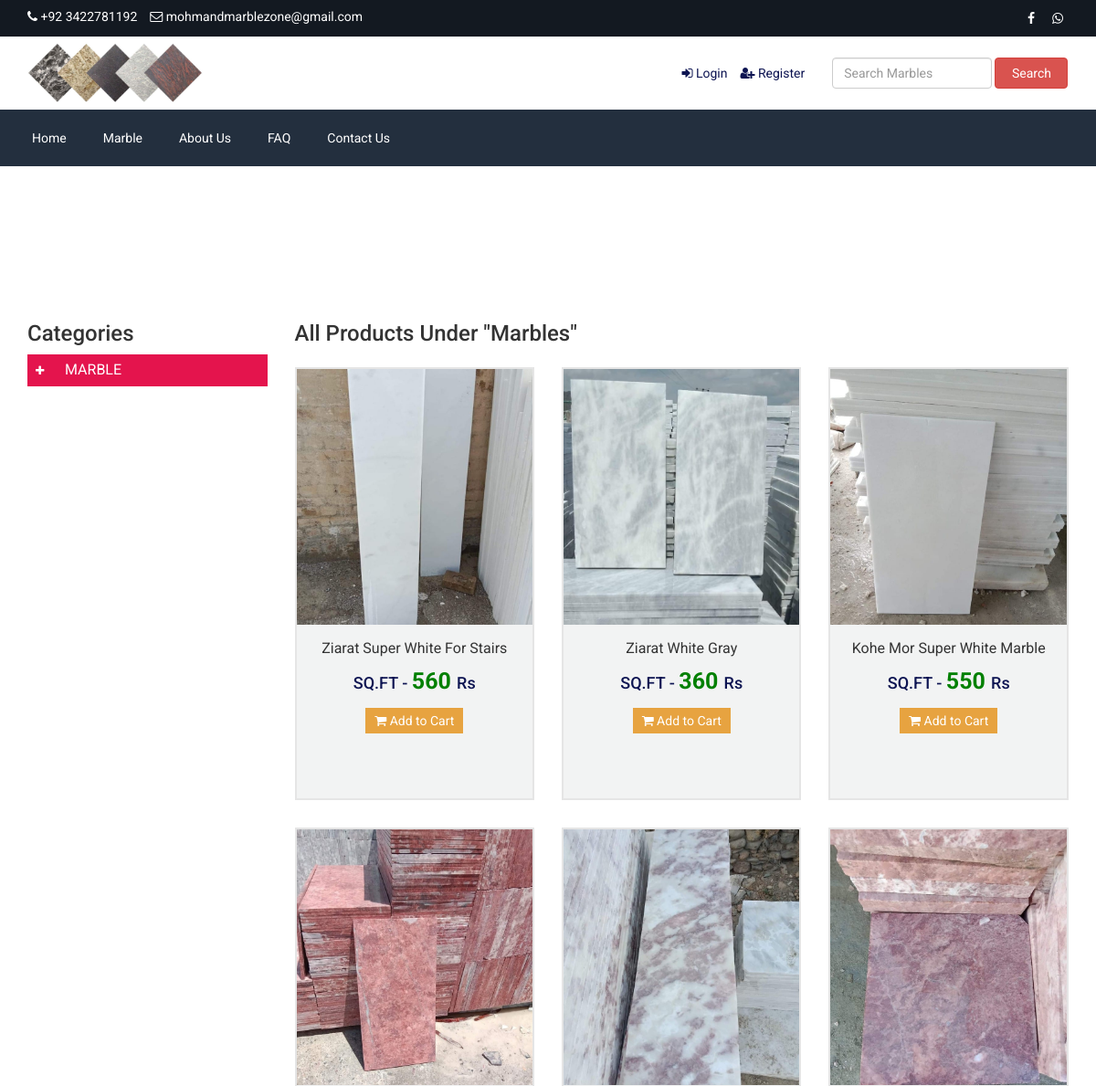
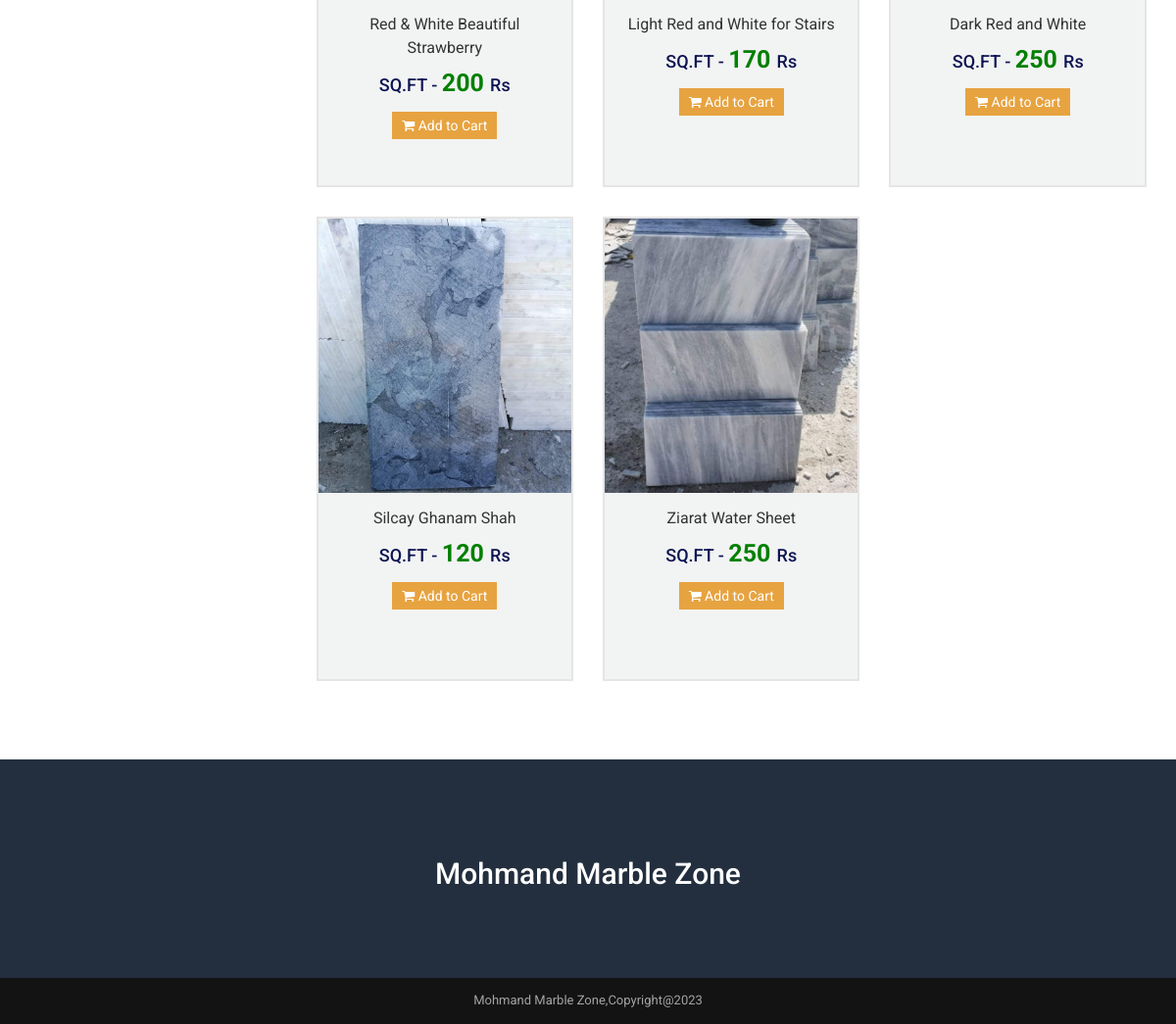
/search_product_category/19/, run on the app's committed database (2 pictures, top to bottom).
### customadmin/models.py (models this page shows, shortened)
class add_footer_contact(models.Model):
    footer_copyright = models.CharField(max_length=1000, null=True, blank=True)
    contact_address = models.TextField(null=True, blank=True)
    contact_email = models.EmailField(null=True, blank=True)
    contact_no = models.CharField(max_length=100, null=True, blank=True)
    map_iframe = models.TextField(null=True, blank=True)
    status = models.BooleanField(default=True)

class add_logo(models.Model):
    upload_logo = models.ImageField(upload_to='Media/website_images/')

class add_top_category(models.Model):
    top_category_name = models.CharField(max_length=120)
    show_top_menu = models.BooleanField(default=True)
    class Meta:
        verbose_name_plural = "1 - Add Top Category"

class add_product(models.Model):
    select_top_category = models.ForeignKey(add_top_category, on_delete = models.CASCADE)
    select_mid_category = models.ForeignKey(add_mid_category, on_delete = models.CASCADE)
    select_end_category = models.ForeignKey(add_end_category, on_delete = models.CASCADE)
    product_name = models.CharField(max_length=120)
    old_price = models.IntegerField(null=True, blank=True)
    current_price = models.IntegerField()
    quantity = models.IntegerField()
    select_size = models.ManyToManyField(add_size, blank=True)
    select_color = models.ManyToManyField(add_color, blank=True)
    featured_photo = models.ImageField(upload_to="Media/Product_Images/Featured_image")
    photo_1 = models.ImageField(upload_to="Media/Product_Images/Other_Images", null=True, blank=True)
    photo_2= models.ImageField(upload_to="Media/Product_Images/Other_Images", null=True, blank=True)
    photo_3 = models.ImageField(upload_to="Media/Product_Images/Other_Images", null=True, blank=True)
    photo_4 = models.ImageField(upload_to="Media/Product_Images/Other_Images", null=True, blank=True)
    description = models.TextField()
    short_description = models.TextField()
    featured_desc = models.TextField()
    condition_desc = models.TextField()
    return_policy_desc = models.TextField()
    is_featured = models.BooleanField(default=False)
    is_active = models.BooleanField(default=False)
    status = models.BooleanField(default=False, null=True, blank=True)
    def __str__(self):
        return self.select_top_category.top_category_name + " --- " + self.select_mid_category.mid_category_name + " --- " + self.select_end_category.end_category_name + " --- " + self.product_name
    class Meta:
        verbose_name_plural = "7 - Add Product"

### marble/views.py (the view)
# urls.py: path('search_product_category/<str:pk>/', views.search_product_category, name='search_product_category'),
def search_product_category(request, pk):
    top_category = get_object_or_404(add_top_category, pk=pk)
    top_categories = add_top_category.objects.filter(show_top_menu=True)
    mid_categories = add_mid_category.objects.filter(select_top_category=top_category)
    end_categories = add_end_category.objects.filter(select_mid_category__in=mid_categories)
    products = add_product.objects.filter(select_end_category__in=end_categories)
    get_logo = add_logo.objects.last()
    get_favicon = add_favicon.objects.last()
    get_footer_contact = add_footer_contact.objects.last()
    get_social_links = add_social_media_links.objects.last()
    print("=================================================================")
    print("Mide Category Element", mid_categories)
    print("=================================================================")
    print("End Level Category : ", end_categories)
    print("=================================================================")
    print("Products : ", products)
    print("=================================================================")
    context = {
        'top_category': top_category,
        'products': products,
        'top_categories': top_categories,
                'add_mid_category': add_mid_category, 'add_end_category': add_end_category,
                'get_logo': get_logo, 'get_favicon': get_favicon, 'get_footer_contact': get_footer_contact,
                'get_social_links': get_social_links}
    return render(request, 'search_product_category.html', context)

### customadmin/models.py (called while the page is built)
    def __str__(self):
        return self.mid_category_name

    def __str__(self):
        return self.end_category_name

### templates/search_product_category.html (shortened to what this page needs)
{% extends 'basic/basic.html' %}
{% load static %}
{% block content %}
    {% include 'basic/top_navbar.html' %}
    {% include 'basic/center_navbar.html' %}
    {% include 'basic/main_navbar.html' %}
    <div class="page-banner" style="background-image: url({% static 'assets/uploads/banner_product_category.jpg' %})">
        <div class="inner">
            <h1>Category: Marbles </h1>
        </div>
    </div>
    <div class="page">
        <div class="container">
            <div class="row">
                <div class="col-md-3">
                    <h3>Categories</h3>
                    <div id="left" class="span3">
                        <ul id="menu-group-1" class="nav menu">
                            {% for top_category in top_categories %}
                            {% if top_category.show_top_menu %}
                            <li class="cat-level-1 deeper parent">
                                <a class="" href="{% url 'search_product_category' top_category.id %}">
                                    <span data-toggle="collapse" data-parent="#menu-group-1" href="#cat-lvl1-id-{{ forloop.counter }}"
                                        class="sign"><i class="fa fa-plus"></i></span>
                                    <span class="lbl">{{ top_category.top_category_name }}</span>
                                </a>
                            </li>
                            {% endif %}
                            {% endfor %}
                        </ul>
                    </div>
                </div>
                <div class="col-md-9">
                    <h3>All Products Under "Marbles"</h3>
                    <div class="product product-cat">
                        <div class="row">
                            {% if products %}
                            {% for i in products %}
                            <div class="col-md-4 item item-product-cat">
                                <div class="inner">
                                    <div class="thumb">
                                        <a href="{% url 'single_product' i.id %}">
                                        <div class="photo"
                                            style="background-image:url({{i.featured_photo.url}});">
                                        </div>
                                        </a>
                                    </div>
                                    <div class="text">
                                        <h3><a href="{% url 'single_product' i.id %}">{{i.product_name}}</a></h3>
                                        <h4>
                                            SQ.FT - <span style="color: green; font-weight: bold; font-size: 25px;"> {{i.current_price}} </span> Rs
                                        </h4>
                                        <p><a href="{% url 'single_product' i.id %}"><i class="fa fa-shopping-cart"></i> Add to
                                                Cart</a></p>
                                    </div>
                                </div>
                            </div>
                            {% endfor %}
                            {% else %}
                                <p class="alert alert-danger">Sorry no record found</p>
                            {% endif %}
                        </div>
                    </div>
                </div>
            </div>
        </div>
    </div>
    {% include 'basic/footer.html' %}
    {% endblock %}

### templates/basic/top_navbar.html
<div class="top">
    <div class="container">
        <div class="row">
            <div class="col-md-6 col-sm-6 col-xs-12">
                <div class="left">
                    <ul>
                        <li><i class="fa fa-phone"></i> {{get_footer_contact.contact_no}} </li>
                        <li><i class="fa fa-envelope-o"></i> {{get_footer_contact.contact_email}} </li>
                    </ul>
                </div>
            </div>
            <div class="col-md-6 col-sm-6 col-xs-12">
                <div class="right">
                    <ul>
                        <li><a href="{{get_social_links.facebook}}" target="__blank"><i class="fa fa-facebook"></i></a></li>
                        <li><a href="{{get_social_links.watsapp}}"><i class="fa fa-whatsapp"></i></a></li>
                    </ul>
                </div>
            </div>
        </div>
    </div>
</div>

### templates/basic/center_navbar.html
{% load static %}
<div class="header">
    <div class="container">
        <div class="row inner">
            <div class="col-md-4 logo">
                <a href="{% url 'index' %}"><img src="{{get_logo.upload_logo.url}}" alt="logo image"></a>
            </div>
            <div class="col-md-5 right">
                <ul>
                    {% if request.user.is_admin %}
                    <li><a href="{% url 'login_page' %}"><i class="fa fa-sign-in"></i> Login</a></li>
                    <li><a href="{% url 'register_page' %}"><i class="fa fa-user-plus"></i> Register</a></li>
                    {% else %}
                    {% if request.user.is_authenticated %}
                    <li><i class="fa fa-user"></i> Logged in as {{request.user.full_name}}</li>
                    <li><a href="{% url 'user_dashboard' %}"><i class="fa fa-home"></i> Dashboard</a></li>
                    <li><a href="{% url 'cart' %}"><i class="fa fa-shopping-cart"></i> My Cart </a></li>
                    {% else %}
                    <li><a href="{% url 'login_page' %}"><i class="fa fa-sign-in"></i> Login</a></li>
                    <li><a href="{% url 'register_page' %}"><i class="fa fa-user-plus"></i> Register</a></li>
                    {% endif %}
                    {% endif %}
                </ul>
            </div>
            <div class="col-md-3 search-area">
                <form class="navbar-form navbar-left" role="search" action="{% url 'search_product' %}" method="get">
                    <div class="form-group">
                        <input type="text" class="form-control search-top" placeholder="Search Marbles"
                            name="search_text">
                    </div>
                    <button type="submit" class="btn btn-danger">Search</button>
                </form>
            </div>
        </div>
    </div>
</div>

### templates/basic/main_navbar.html
<div class="nav">
    <div class="container">
        <div class="row">
            <div class="col-md-12 pl_0 pr_0">
                <div class="menu-container">
                    <div class="menu">
                        <ul>
                            <li><a href="{% url 'index' %}">Home</a></li>
                            {% for i in top_categories %}
                            <li>
                                <a href="{% url 'product_category' %}">{{i.top_category_name}}</a>
                            </li>
                            {% endfor %}
                            <li><a href="{% url 'about_us' %}">About Us</a></li>
                            <li><a href="{% url 'faq' %}">FAQ</a></li>
                            <li><a href="{% url 'contact_us' %}">Contact Us</a></li>
                        </ul>
                    </div>
                </div>
            </div>
        </div>
    </div>
</div>

### templates/basic/footer.html (shortened to what this page needs)
<section class="home-newsletter">
    <div class="container">
        <div class="row">
            <marquee>
                <h2 style="text-align: center; color: white;"> Mohmand Marble Zone </h2>
            </marquee>
        </div>
    </div>
</section>
<div class="footer-bottom">
    <div class="container">
        <div class="row">
            <div class="col-md-12 copyright">
                {{get_footer_contact.footer_copyright}} </div>
        </div>
    </div>
</div>

### static/assets/css/tree-menu.css (style rules this page uses)
#left ul.nav { margin-bottom: 2px; font-size: 12px; }
#left ul.nav li.parent a { padding: 0px; color: #ccc; }
#left ul.nav>li.parent>a { border: solid 1px #999; text-transform: uppercase; }
#left ul.nav li .sign { display: inline-block; width: 14px; padding: 5px 17px 5px 8px; background-color: transparent; color: #fff; }
#left ul.nav li.parent>a>.sign { margin-left: 0px; background-color: #999; }
#left ul.nav li .lbl { padding: 5px 12px; display: inline-block; }
#left ul.nav li a .lbl { font-size: 16px; }
#left ul.nav { background: #fff; }
#left ul.nav>li.cat-level-1 { margin-bottom: 10px; }
#left ul.nav>li.cat-level-1.parent>a { border: solid 1px #e4144d; background: #e4144d; color: #fff; }
#left ul.nav>li.cat-level-1.parent>a>.sign, #left ul.nav>li.cat-level-1 li.parent>a>.sign { margin-left: 0px; background-color: #e4144d; }
#left ul.nav>li.cat-level-1 .lbl { color: #fff; }

### static/assets/css/responsive.css (style rules this page uses)
@media only screen and (min-width: 992px) { .product .text { min-height: 190px; } }
@media only screen and (min-width: 992px) { .header .inner { width: 100%; } }
@media only screen and (min-width: 992px) { .header .search-area { padding-right: 0; } }
@media only screen and (min-width: 992px) { .header .search-area form { padding-right: 0; } }
@media only screen and (min-width: 992px) { .header .container { padding-right: 0; } }

### data on the page
add_footer_contact: contact_no "+92 3422781192", contact_email "mohmandmarblezone@gmail.com", footer_copyright "Mohmand Marble Zone,Copyright@2023"
add_logo: upload_logo (picture)
add_top_category: top_category_name "Marble", top_category_name "MARBLE"
add_product: featured_photo (picture), product_name "Ziarat Super White For Stairs", current_price "560"
add_product: featured_photo (picture), product_name "Ziarat White Gray", current_price "360"
add_product: featured_photo (picture), product_name "Kohe Mor Super White Marble", current_price "550"
add_product: featured_photo (picture), product_name "Red & White Beautiful Strawberry", current_price "200"
add_product: featured_photo (picture), product_name "Light Red and White for Stairs", current_price "170"
add_product: featured_photo (picture), product_name "Dark Red and White", current_price "250"
add_product: featured_photo (picture), product_name "Silcay Ghanam Shah", current_price "120"
add_product: featured_photo (picture), product_name "Ziarat Water Sheet", current_price "250"
